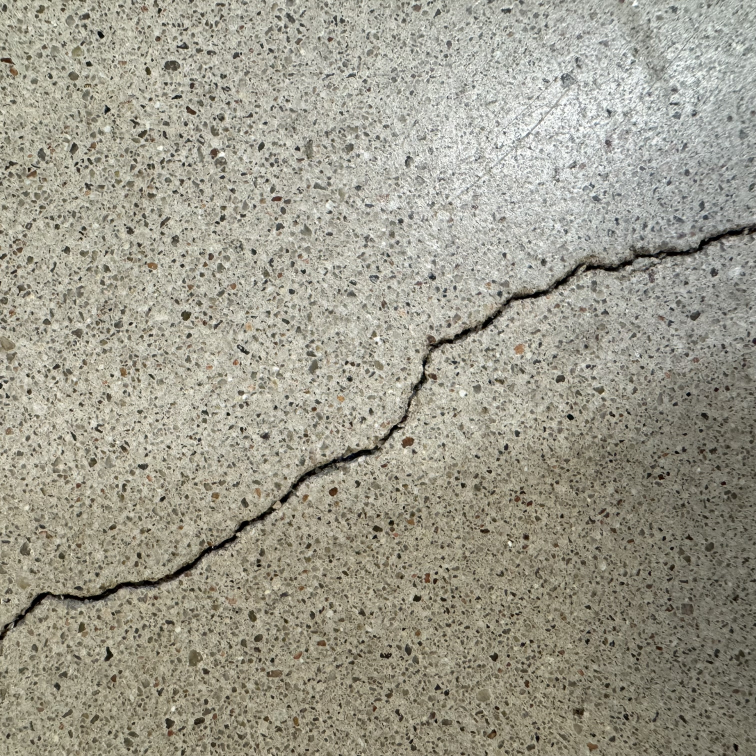
#> input picture studies/real_image_transfer/IMG_8169/IMG_8169.jpeg, 3024 x 3024 px (shown at 1/4 size)
$ python recompute_reference.py
#> lines starting #> are read from the running program, lines starting #| are printed output that depends on the picture; after the words box and inside, x2 and y2 are one past the last pixel; in counts of white or black regions, pixels touching at a corner belong together
"""Geometric reference and single-image frozen-model comparison for IMG_8169."""
from pathlib import Path
import json, hashlib, csv
import numpy as np
from PIL import Image, ImageDraw
ROOT=Path(__file__).resolve().parent
ARTICLE=ROOT
def cross(a,b): return a[...,0]*b[...,1]-a[...,1]*b[...,0]
def project(p,H):
 q=np.c_[p,np.ones(len(p))]@H.T
 return q[:,:2]/q[:,2:]
def chain(p): return np.r_[0,np.cumsum(np.linalg.norm(np.diff(p,axis=0),axis=1))]
def interp(s,p,t):return np.column_stack([np.interp(t,s,p[:,i]) for i in range(2)])
def inside(q,p):
 a=p;b=np.roll(p,-1,axis=0);out=[]
 for x,y in q:
  ok=(a[:,1]>y)!=(b[:,1]>y);out.append(bool(np.count_nonzero(ok & (x < (b[:,0]-a[:,0])*(y-a[:,1])/(b[:,1]-a[:,1]+1e-300)+a[:,0]))%2))
 return np.array(out)
def crossings(p):
 hits=[];n=len(p)
 for i in range(n):
  a=p[i];v=p[(i+1)%n]-a
  for j in range(i+2,n):
   if i==0 and j==n-1:continue
   b=p[j];w=p[(j+1)%n]-b;d=cross(v,w)
   if abs(d)<1e-12:continue
   t=cross(b-a,w)/d;u=cross(b-a,v)/d
   if 1e-9<t<1-1e-9 and 1e-9<u<1-1e-9:hits.append([i,j])
 return hits

def sections(line,poly,step=.05,window=1):
 s=chain(line);L=s[-1];ts=np.arange(step/2,L,step);q=interp(s,line,ts)
 tang=interp(s,line,np.minimum(L,ts+window/2))-interp(s,line,np.maximum(0,ts-window/2))
 tang/=np.linalg.norm(tang,axis=1)[:,None];normal=np.column_stack([-tang[:,1],tang[:,0]])
 a=poly;b=np.roll(poly,-1,axis=0);e=b-a;contained=inside(q,poly);rows=[]
 for station,P,n,inc in zip(ts,q,normal,contained):
  d=cross(n,e);good=np.abs(d)>1e-12;v=a-P
  t=np.divide(cross(v,e),d,out=np.full(len(e),np.nan),where=good)
  u=np.divide(cross(v,n),d,out=np.full(len(e),np.nan),where=good)
  vals=np.sort(t[good&(u>=0)&(u<1)]);vals=vals[np.r_[True,np.diff(vals)>1e-8]] if len(vals) else vals
  neg=vals[vals<=0];pos=vals[vals>=0];valid=bool(inc and len(neg) and len(pos))
  width=float(pos[0]-neg[-1]) if valid else None
  ends=[(P+n*neg[-1]).tolist(),(P+n*pos[0]).tolist()] if valid else None
  rows.append(dict(station_mm=float(station),width_mm=width,inside=bool(inc),intersection_count=len(vals),endpoints_mm=ends))
 valid=[r for r in rows if r['width_mm'] is not None]
 return dict(step_mm=step,tangent_window_mm=window,stations=len(rows),valid_stations=len(valid),outside_stations=int((~contained).sum()),multi_intersection_stations=sum(r['intersection_count']>2 for r in rows),max_width_mm=max(r['width_mm'] for r in valid),mean_section_width_mm=float(np.mean([r['width_mm'] for r in valid])),maximum=max(valid,key=lambda r:r['width_mm']),rows=rows)

def tests():
 p=np.array([[0.,-1],[10,-1],[10,1],[0,1]]);line=np.array([[0.,0],[10,0]])
 r=sections(line,p);assert np.allclose([a['width_mm'] for a in r['rows']],2)
 ang=.71;R=np.array([[np.cos(ang),-np.sin(ang)],[np.sin(ang),np.cos(ang)]])
 assert abs(sections(line@R,p@R)['max_width_mm']-2)<1e-9
 tapered=np.array([[0.,-.5],[10,-1.5],[10,1.5],[0,.5]])
 r=sections(line,tapered);assert all(abs(a['width_mm']-(1+.2*a['station_mm']))<1e-9 for a in r['rows'])
 assert not crossings(p) and crossings(np.array([[0.,0],[1,1],[0,1],[1,0]]))

def main():
 tests();source=ROOT/'IMG_8169_annotation.json';ann=json.loads(source.read_text());H=np.array(ann['pixelToScannerMm']);prep=json.loads((ROOT/'preprocessing.json').read_text())['images'][0]
#> (reads studies/real_image_transfer/IMG_8169/IMG_8169_annotation.json from the repository)
#> (reads studies/real_image_transfer/IMG_8169/preprocessing.json from the repository)
 np.testing.assert_allclose(H,prep['homography'],rtol=0,atol=1e-14)
 assert not ann['draft']['points'];lines=[a for a in ann['annotations'] if a['kind']=='centreline'];polys=[a for a in ann['annotations'] if a['kind']=='boundary'];assert len(lines)==len(polys)==1
 line_px=np.array(lines[0]['points']);poly_px=np.array(polys[0]['points']);line=project(line_px,H);poly=project(poly_px,H)
 L=float(chain(line)[-1]);A=float(abs(cross(poly,np.roll(poly,-1,axis=0)).sum())/2)
 assert abs(L-lines[0]['measuredValue'])<1e-8 and abs(A-polys[0]['measuredValue'])<1e-8
 intersections=crossings(poly);assert not intersections,('Self-intersecting boundary',intersections)
 baseline=sections(line,poly);sensitivity=[]
 for step,window in [(.05,.5),(.05,2),(.025,1),(.1,1)]:
  r=sections(line,poly,step,window);sensitivity.append({k:v for k,v in r.items() if k!='rows'})
 ref={'image':'IMG_8169','annotation_sha256':hashlib.sha256(source.read_bytes()).hexdigest(),'method':'Planar polyline length, polygon area, area/length mean; sampled perpendicular maximum','reference':{'centerline_length':L,'mean_width':A/L,'max_width':baseline['max_width_mm'],'crack_area':A},'self_intersections':intersections,'baseline':{k:v for k,v in baseline.items() if k!='rows'},'sensitivity':sensitivity,'tests':'Rectangle, rotated rectangle, linear taper and crossing detection passed','reference_uncertainty':'Not quantified; sensitivity is not a confidence interval. Visible surface opening convention. Shared scale/image prevents full independence.'}
 (ROOT/'reference.json').write_text(json.dumps(ref,indent=2));(ROOT/'width_sections.json').write_text(json.dumps(baseline['rows'],indent=2))
 with (ROOT/'width_sections.csv').open('w') as f:
  w=csv.DictWriter(f,fieldnames=['station_mm','width_mm','inside','intersection_count']);w.writeheader();w.writerows({k:r[k] for k in w.fieldnames} for r in baseline['rows'])
 rgb=Image.open(ROOT/'IMG_8169.jpeg').convert('RGB').resize((1024,1024));scale=1024/3024
 cv=lambda p:[tuple((v+.5)*scale-.5) for v in p]
 overlay=rgb.copy();d=ImageDraw.Draw(overlay);d.line(cv(np.vstack([poly_px,poly_px[0]])),fill=(20,255,120),width=2);d.line(cv(line_px),fill=(70,200,255),width=2)
 maxpx=project(np.array(baseline['maximum']['endpoints_mm']),np.linalg.inv(H));d.line(cv(maxpx),fill=(255,0,255),width=4);overlay.save(ROOT/'annotation_overlay.png')
#> after `maxpx = project(np.array(baseline['maximum']['endpoints_mm']), np.lina`:
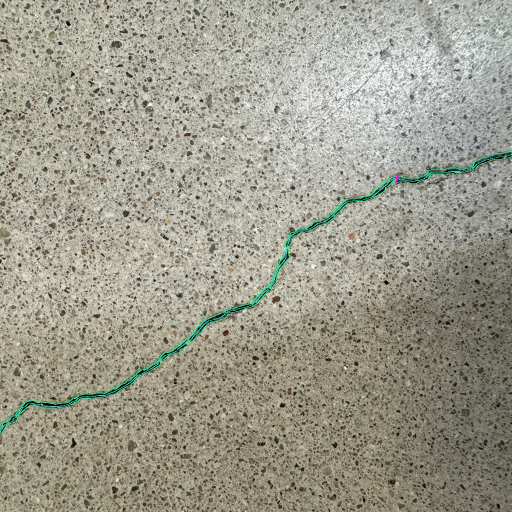
#> saved as annotation_overlay.png: PIL image 1024x1024 RGB (shown at 1/2 size); mean R, G, B 157.4, 155.9, 141.1
 print(json.dumps(ref,indent=2))
 if not (ROOT/'predictions.json').exists():return
 pred=json.loads((ROOT/'predictions.json').read_text());assert pred['status']=='complete' and pred['weights_and_buffers_unchanged'];assert len(pred['images'])==1
#> (reads studies/real_image_transfer/IMG_8169/predictions.json from the repository)
 rows=[]
 for name,value in ref['reference'].items():
  p=pred['images'][0]['predictions'][name];lo=p['synthetic_calibrated_lower'];hi=p['synthetic_calibrated_upper'];m=p['prediction']
  rows.append(dict(target=name,unit=p['unit'],reference=value,prediction=m,signed_difference=m-value,signed_relative_difference_percent=100*(m-value)/value,absolute_relative_difference_percent=100*abs(m-value)/value,raw_lower=p['raw_lower'],raw_upper=p['raw_upper'],synthetic_calibrated_lower=lo,synthetic_calibrated_upper=hi,reference_inside_interval=bool(lo<=value<=hi)))
 maskim=Image.new('1',(1024,1024));ImageDraw.Draw(maskim).polygon(cv(poly_px),fill=1);truth=np.array(maskim,bool);dense=np.load(ROOT/'IMG_8169_dense.npz');prob=dense['defect_probability'];mask=prob>=.5;tp=int((mask&truth).sum());fp=int((mask&~truth).sum());fn=int((~mask&truth).sum())
#> after `maskim = Image.new('1', (1024, 1024))`: maskim: PIL image 1024x1024 1; every value is 0
#> after `ImageDraw.Draw(maskim).polygon(cv(poly_px), fill=1)`:
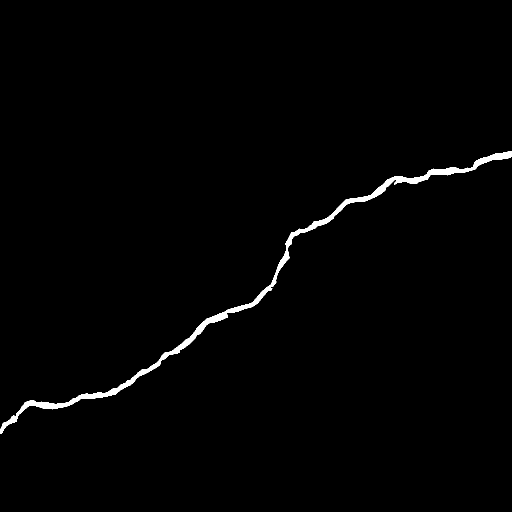
#> maskim: PIL image 1024x1024 1 (shown at 1/2 size); 1.1% white; 1 white region, box (x1, y1, x2, y2) and area: (0, 302, 1024, 867) 11705
 seg={'threshold':.5,'annotated_mask_pixels':int(truth.sum()),'model_mask_pixels':int(mask.sum()),'intersection_over_union':tp/(tp+fp+fn),'precision':tp/(tp+fp),'recall':tp/(tp+fn),'mean_probability_inside_annotation':float(prob[truth].mean()),'note':'Auxiliary mask vs rasterized outer annotation of the surface opening. Not the source of scalar predictions.'}
 comp={'image':'IMG_8169','rows':rows,'auxiliary_mask':seg,'annotation_sha256':ref['annotation_sha256'],'checkpoint_sha256':pred['checkpoint_sha256'],'no_training':not pred['training_performed']}
 (ROOT/'comparison.json').write_text(json.dumps(comp,indent=2))
 with (ROOT/'comparison.csv').open('w') as f:w=csv.DictWriter(f,fieldnames=list(rows[0]));w.writeheader();w.writerows(rows)
 panel=Image.new('RGB',(1800,640),'white');draw=ImageDraw.Draw(panel)
 for i,(im,title) in enumerate([(rgb,'Original image'),(overlay,'Manual boundary (green), path (blue), max section (magenta)'),(Image.open(ROOT/'IMG_8169_overlay.png'),'Model auxiliary mask, threshold 0.5')]):
  panel.paste(im.resize((600,600)),(600*i,40));draw.text((600*i+8,12),title,fill='black')
 panel.save(ROOT/'comparison_overview.jpg',quality=95)
 print('COMPARISON',json.dumps(comp,indent=2))
#> (the run stopped early here; a loop or call above may not have finished)
